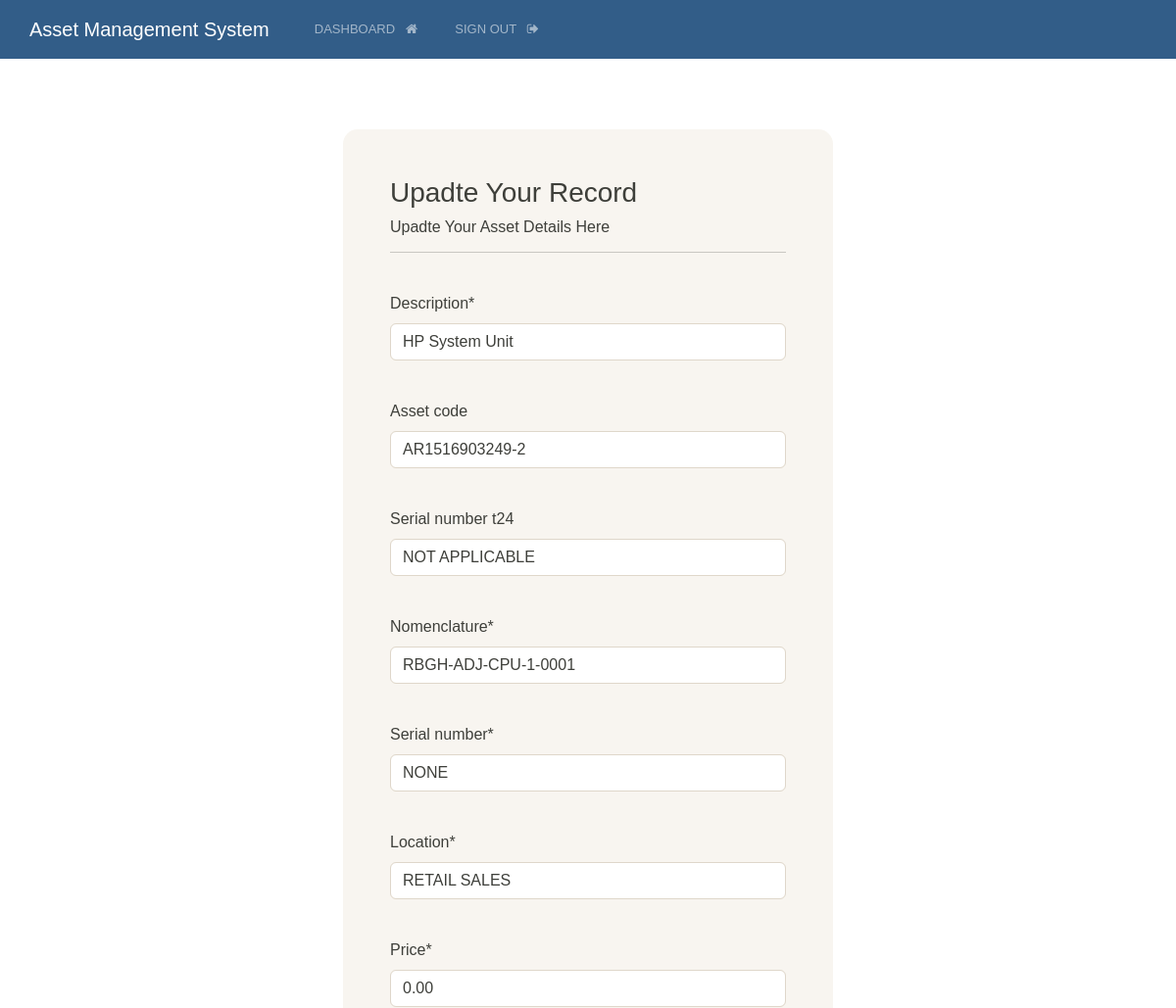
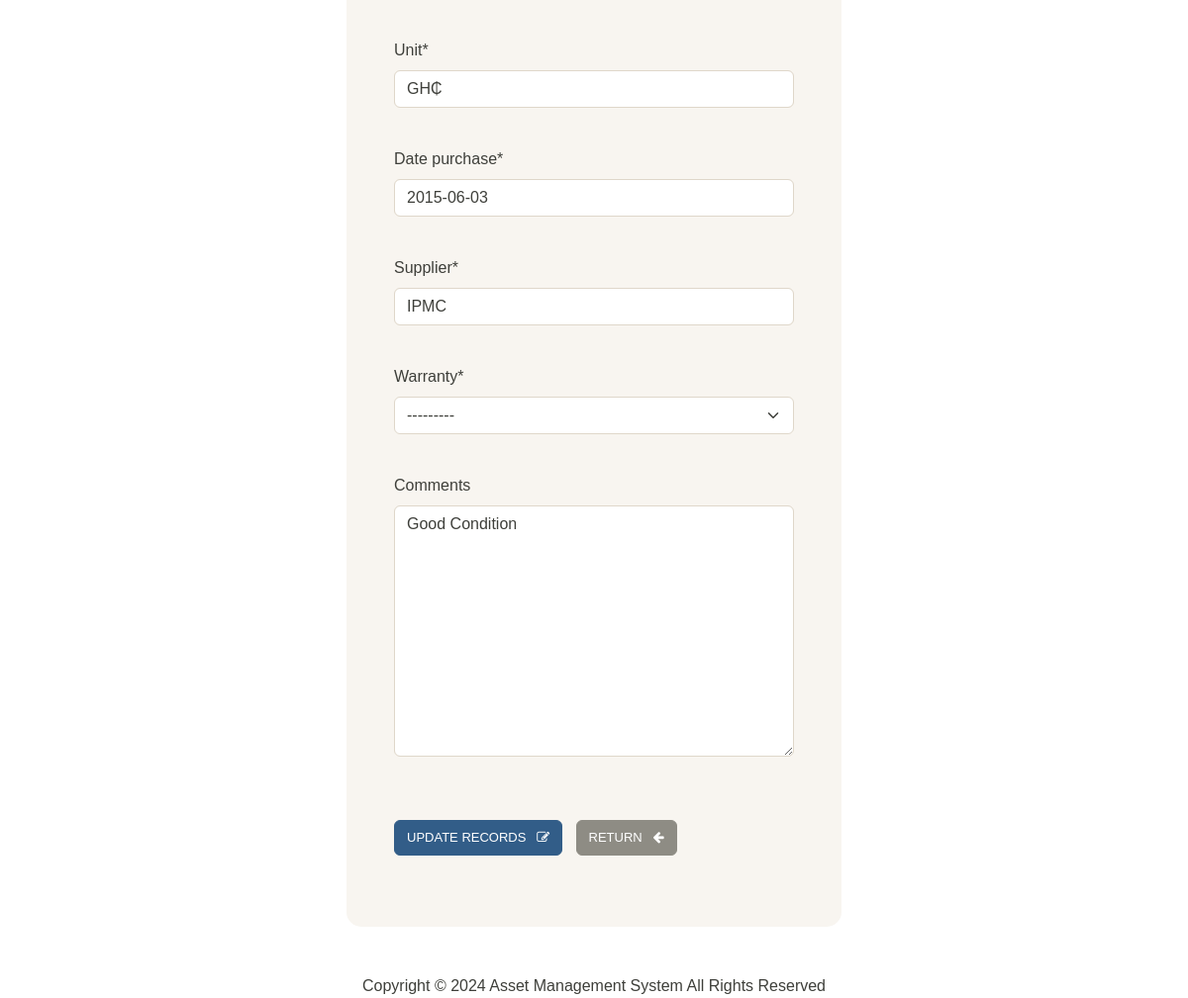
Screenshot of /update-record/35 (signed in) with the database file from the repository (2 pictures, top to bottom).
### webapp/models.py (models this page shows, shortened)
class AssetRecord(models.Model):
    description = models.CharField(max_length=255)
    asset_code = models.CharField(max_length=255, unique=True, blank=True, null=True)
    serial_number_t24 = models.CharField(max_length=255, blank=True, null=True, default="NOT APPLICABLE")
    nomenclature = models.CharField(max_length=255, unique=True)
    serial_number = models.CharField(max_length=255)
    location = models.CharField(max_length=255)
    date_purchase = models.DateField()  # Changed to DateField
    price = models.DecimalField(max_digits=10, decimal_places=2)
    unit = models.CharField(max_length=10)
    supplier = models.CharField(max_length=255)
    warranty = models.CharField(max_length=255, choices=[('active', 'Active'), ('expired', 'Expired')])
    comments = models.TextField(blank=True)

### webapp/views.py (the view)
# urls.py: path('update-record/<int:pk>',views.update_record, name="update-record"),
@login_required(login_url='login')
def update_record(request, pk):
    record = AssetRecord.objects.get(id=pk)
    form = UpdateRecordForm(instance=record)
    if request.method == 'POST':
        form = UpdateRecordForm(request.POST, instance=record)
        if form.is_valid():
            form.save()
            messages.success(request, 'Record was updated successfully')
            return redirect('dashboard')
    context = {'form':form}
    return render(request, 'update-record.html', context)

### webapp/forms.py
class UpdateRecordForm(forms.ModelForm):
    class Meta:
        model = AssetRecord
        fields = ['description', 'asset_code', 'serial_number_t24', 'nomenclature', 'serial_number', 'location',  'price', 'unit', 'date_purchase', 'supplier', 'warranty', 'comments']

### templates/update-record.html (shortened to what this page needs)
{%extends 'base.html'%}
{%load crispy_forms_tags%}
{%block content%}
<body>
    <div class="container bg-light shadow-md p-5 form-layout">
        <h3> Upadte Your Record </h3>
        <h6> Upadte Your  Asset Details Here </h6>
        <hr>
        <br>
        <form method = "POST" autocomplete="off">
            {{form.description|as_crispy_field}}
            <br>
            {{form.asset_code|as_crispy_field}}
            <br>
            {{form.serial_number_t24|as_crispy_field}}
            <br>
            {{form.nomenclature|as_crispy_field}}
            <br>
            {{form.serial_number|as_crispy_field}}
            <br>
            {{form.location|as_crispy_field}}
            <br>
            {{form.price|as_crispy_field}}
            <br>
            {{form.unit|as_crispy_field}}
            <br>
            {{form.date_purchase|as_crispy_field}}
            <br>
            {{form.supplier|as_crispy_field}}
            <br>
            {{form.warranty|as_crispy_field}}
            <br>
            {{form.comments|as_crispy_field}}
            <br>
            <br>
            <button type="submit" class="btn btn-primary " > Update Records &nbsp; <i class="fa fa-edit" aria-hidden="true"></i></button>
            <a href="{% url 'dashboard' %}" class="btn btn-secondary">Return &nbsp; <i class="fa fa-arrow-left" aria-hidden="true"></i></a>
        </form>
        <br>
    </div>
</body>
{%endblock%}

### static/css/style.css (style rules this page uses)
body { margin: 0; padding: 0; font-family: Arial, sans-serif; box-sizing: border-box; }
.container { width: 100%; max-width: 1200px; margin: 0 auto; padding: 20px; }
.form-layout { border-radius: 15px; width: 500px; }

### rows the page displays
AssetRecord: description "HP System Unit", asset_code "AR1516903249-2", serial_number_t24 "NOT APPLICABLE", nomenclature "RBGH-ADJ-CPU-1-0001", serial_number "NONE", location "RETAIL SALES", price "0.00", unit "GH₵", date_purchase "2015-06-03", supplier "IPMC", warranty "---------", comments "Good Condition"
